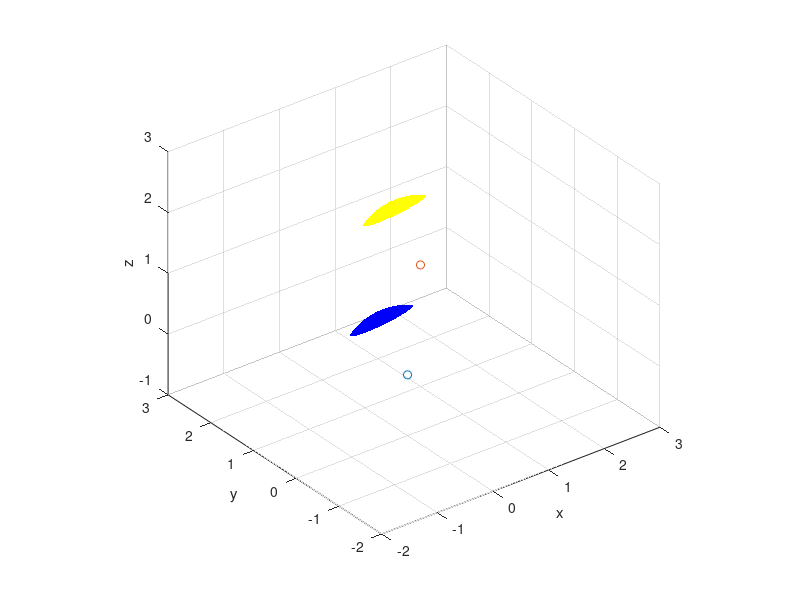

Write the MATLAB code that produced this figure.
%2023/03/08
%球-尝试
clc;format compact;clear;close all
PVi=[0 0 0];
figure;plot3(PVi(1),PVi(2),PVi(3),'o');hold on;grid on;axis equal
xlabel('x');ylabel('y');zlabel('z');
xlim([-2,3]);ylim([-2,3]);zlim([-1,3]);
%球
PVb=[1,1,1];
plot3(PVb(1),PVb(2),PVb(3),'o');
R=1;
phi=linspace(0,360,31);%与x轴夹角
theta=linspace(0,30,31);%与z轴夹角
[PHI,THETA]=meshgrid(phi,theta);
sx=R.*sind(THETA).*cosd(PHI);
sy=R.*sind(THETA).*sind(PHI);
sz= R.*cosd(THETA);
zphi=90;ytheta=45;
zphimat=[
    cosd(zphi),-sind(zphi),0;
    sind(zphi),cosd(zphi),0;
    0,0,1;];
ythetamat=[
    cosd(ytheta),0,sind(ytheta);
    0,1,0;
    -sind(ytheta),0,cosd(ytheta);];
rotationmat=zphimat*ythetamat
object=[sx(1:end);sy(1:end);sz(1:end)];
temp=rotationmat*object;
sx(1:end)=temp(1,:);
sy(1:end)=temp(2,:);
sz(1:end)=temp(3,:);
surf(sx,sy,sz, ...
    'FaceColor','b','EdgeColor','none');
surf(sx+PVb(1),sy+PVb(2),sz+PVb(3), ...
    'FaceColor','y','EdgeColor','none');